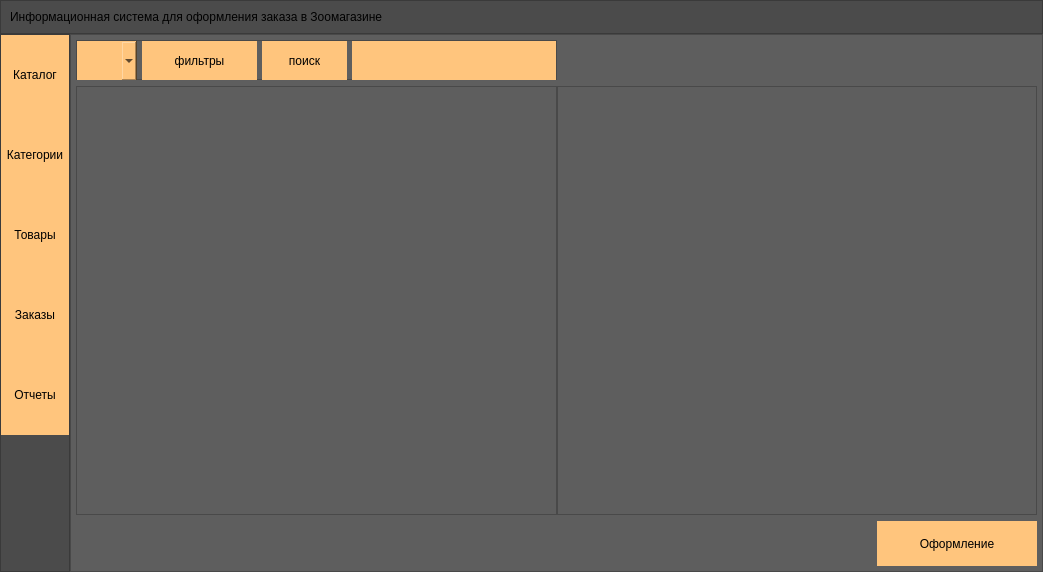
<?xml version="1.0" encoding="UTF-8"?>
<ui version="4.0">
 <class>MainWindow</class>
 <widget class="QMainWindow" name="MainWindow">
  <property name="geometry">
   <rect>
    <x>0</x>
    <y>0</y>
    <width>1043</width>
    <height>572</height>
   </rect>
  </property>
  <property name="minimumSize">
   <size>
    <width>1000</width>
    <height>500</height>
   </size>
  </property>
  <property name="windowTitle">
   <string>Информационная система для оформления заказа в зоомагазине</string>
  </property>
  <property name="styleSheet">
   <string notr="true">background-color: rgb(94, 94, 94);</string>
  </property>
  <widget class="QWidget" name="centralwidget">
   <layout class="QVBoxLayout" name="verticalLayout">
    <property name="spacing">
     <number>0</number>
    </property>
    <property name="leftMargin">
     <number>0</number>
    </property>
    <property name="topMargin">
     <number>0</number>
    </property>
    <property name="rightMargin">
     <number>0</number>
    </property>
    <property name="bottomMargin">
     <number>0</number>
    </property>
    <item>
     <widget class="QFrame" name="Bar">
      <property name="maximumSize">
       <size>
        <width>16777215</width>
        <height>45</height>
       </size>
      </property>
      <property name="styleSheet">
       <string notr="true">background-color: rgb(75, 75, 75);</string>
      </property>
      <property name="frameShape">
       <enum>QFrame::NoFrame</enum>
      </property>
      <property name="frameShadow">
       <enum>QFrame::Raised</enum>
      </property>
      <layout class="QHBoxLayout" name="horizontalLayout">
       <property name="spacing">
        <number>0</number>
       </property>
       <property name="leftMargin">
        <number>0</number>
       </property>
       <property name="topMargin">
        <number>0</number>
       </property>
       <property name="rightMargin">
        <number>0</number>
       </property>
       <property name="bottomMargin">
        <number>0</number>
       </property>
       <item>
        <widget class="QFrame" name="frame_btn_menu">
         <property name="frameShape">
          <enum>QFrame::StyledPanel</enum>
         </property>
         <property name="frameShadow">
          <enum>QFrame::Raised</enum>
         </property>
         <layout class="QHBoxLayout" name="horizontalLayout_6">
          <item>
           <widget class="QLabel" name="label">
            <property name="styleSheet">
             <string notr="true">font: 87 15pt &quot;Montserrat Black&quot;;</string>
            </property>
            <property name="text">
             <string>Информационная система для оформления заказа в Зоомагазине</string>
            </property>
           </widget>
          </item>
         </layout>
        </widget>
       </item>
      </layout>
     </widget>
    </item>
    <item>
     <widget class="QFrame" name="Content">
      <property name="frameShape">
       <enum>QFrame::NoFrame</enum>
      </property>
      <property name="frameShadow">
       <enum>QFrame::Raised</enum>
      </property>
      <layout class="QHBoxLayout" name="horizontalLayout_2">
       <property name="spacing">
        <number>0</number>
       </property>
       <property name="leftMargin">
        <number>0</number>
       </property>
       <property name="topMargin">
        <number>0</number>
       </property>
       <property name="rightMargin">
        <number>0</number>
       </property>
       <property name="bottomMargin">
        <number>0</number>
       </property>
       <item>
        <widget class="QFrame" name="frame_left_menu">
         <property name="minimumSize">
          <size>
           <width>70</width>
           <height>0</height>
          </size>
         </property>
         <property name="maximumSize">
          <size>
           <width>70</width>
           <height>16777215</height>
          </size>
         </property>
         <property name="styleSheet">
          <string notr="true">background-color: rgb(75, 75, 75);</string>
         </property>
         <property name="frameShape">
          <enum>QFrame::StyledPanel</enum>
         </property>
         <property name="frameShadow">
          <enum>QFrame::Raised</enum>
         </property>
         <layout class="QVBoxLayout" name="verticalLayout_3">
          <property name="spacing">
           <number>0</number>
          </property>
          <property name="leftMargin">
           <number>0</number>
          </property>
          <property name="topMargin">
           <number>0</number>
          </property>
          <property name="rightMargin">
           <number>0</number>
          </property>
          <property name="bottomMargin">
           <number>0</number>
          </property>
          <item>
           <widget class="QFrame" name="frame_for_btn">
            <property name="frameShape">
             <enum>QFrame::NoFrame</enum>
            </property>
            <property name="frameShadow">
             <enum>QFrame::Raised</enum>
            </property>
            <layout class="QVBoxLayout" name="verticalLayout_4">
             <property name="spacing">
              <number>0</number>
             </property>
             <property name="leftMargin">
              <number>0</number>
             </property>
             <property name="topMargin">
              <number>0</number>
             </property>
             <property name="rightMargin">
              <number>0</number>
             </property>
             <property name="bottomMargin">
              <number>0</number>
             </property>
             <item>
              <widget class="QPushButton" name="catalog">
               <property name="minimumSize">
                <size>
                 <width>0</width>
                 <height>80</height>
                </size>
               </property>
               <property name="styleSheet">
                <string notr="true">QPushButton {
	font: 87 17pt &quot;Montserrat Black&quot;;
	background-color: rgb(255, 197, 125);
	border: 0px solid;	
}

QPushButton:hover {
	background-color: rgb(195, 150, 95);
}</string>
               </property>
               <property name="text">
                <string>Каталог</string>
               </property>
              </widget>
             </item>
             <item>
              <widget class="QPushButton" name="categories">
               <property name="minimumSize">
                <size>
                 <width>0</width>
                 <height>80</height>
                </size>
               </property>
               <property name="maximumSize">
                <size>
                 <width>16777215</width>
                 <height>16777215</height>
                </size>
               </property>
               <property name="styleSheet">
                <string notr="true">QPushButton {
	font: 87 17pt &quot;Montserrat Black&quot;;
	background-color: rgb(255, 197, 125);
	border: 0px solid;	
}

QPushButton:hover {
	background-color: rgb(195, 150, 95);
}</string>
               </property>
               <property name="text">
                <string>Категории</string>
               </property>
              </widget>
             </item>
             <item>
              <widget class="QPushButton" name="products">
               <property name="minimumSize">
                <size>
                 <width>0</width>
                 <height>80</height>
                </size>
               </property>
               <property name="styleSheet">
                <string notr="true">QPushButton {
	font: 87 17pt &quot;Montserrat Black&quot;;
	background-color: rgb(255, 197, 125);
	border: 0px solid;	
}

QPushButton:hover {
	background-color: rgb(195, 150, 95);
}</string>
               </property>
               <property name="text">
                <string>Товары</string>
               </property>
              </widget>
             </item>
             <item>
              <widget class="QPushButton" name="orders">
               <property name="minimumSize">
                <size>
                 <width>0</width>
                 <height>80</height>
                </size>
               </property>
               <property name="styleSheet">
                <string notr="true">QPushButton {
	font: 87 17pt &quot;Montserrat Black&quot;;
	background-color: rgb(255, 197, 125);
	border: 0px solid;	
}

QPushButton:hover {
	background-color: rgb(195, 150, 95);
}</string>
               </property>
               <property name="text">
                <string>Заказы</string>
               </property>
              </widget>
             </item>
             <item>
              <widget class="QPushButton" name="reports">
               <property name="minimumSize">
                <size>
                 <width>0</width>
                 <height>80</height>
                </size>
               </property>
               <property name="styleSheet">
                <string notr="true">QPushButton {
	font: 87 17pt &quot;Montserrat Black&quot;;
	background-color: rgb(255, 197, 125);
	border: 0px solid;	
}

QPushButton:hover {
	background-color: rgb(195, 150, 95);
}</string>
               </property>
               <property name="text">
                <string>Отчеты</string>
               </property>
              </widget>
             </item>
             <item>
              <spacer name="verticalSpacer">
               <property name="orientation">
                <enum>Qt::Vertical</enum>
               </property>
               <property name="sizeHint" stdset="0">
                <size>
                 <width>20</width>
                 <height>40</height>
                </size>
               </property>
              </spacer>
             </item>
            </layout>
           </widget>
          </item>
         </layout>
        </widget>
       </item>
       <item>
        <widget class="QFrame" name="frame_object">
         <property name="frameShape">
          <enum>QFrame::StyledPanel</enum>
         </property>
         <property name="frameShadow">
          <enum>QFrame::Raised</enum>
         </property>
         <layout class="QVBoxLayout" name="verticalLayout_8">
          <property name="spacing">
           <number>0</number>
          </property>
          <property name="leftMargin">
           <number>0</number>
          </property>
          <property name="topMargin">
           <number>0</number>
          </property>
          <property name="rightMargin">
           <number>0</number>
          </property>
          <property name="bottomMargin">
           <number>0</number>
          </property>
          <item>
           <layout class="QVBoxLayout" name="verticalLayout_6">
            <property name="spacing">
             <number>6</number>
            </property>
           </layout>
          </item>
          <item>
           <widget class="QStackedWidget" name="Widget_pages">
            <widget class="QWidget" name="page_catalog">
             <layout class="QHBoxLayout" name="horizontalLayout_3">
              <property name="spacing">
               <number>0</number>
              </property>
              <property name="leftMargin">
               <number>0</number>
              </property>
              <property name="topMargin">
               <number>0</number>
              </property>
              <property name="rightMargin">
               <number>0</number>
              </property>
              <property name="bottomMargin">
               <number>0</number>
              </property>
              <item>
               <layout class="QGridLayout" name="gridLayout_2">
                <property name="leftMargin">
                 <number>5</number>
                </property>
                <property name="topMargin">
                 <number>5</number>
                </property>
                <property name="rightMargin">
                 <number>5</number>
                </property>
                <property name="bottomMargin">
                 <number>5</number>
                </property>
                <property name="horizontalSpacing">
                 <number>0</number>
                </property>
                <property name="verticalSpacing">
                 <number>6</number>
                </property>
                <item row="0" column="1">
                 <spacer name="horizontalSpacer">
                  <property name="orientation">
                   <enum>Qt::Horizontal</enum>
                  </property>
                  <property name="sizeHint" stdset="0">
                   <size>
                    <width>40</width>
                    <height>20</height>
                   </size>
                  </property>
                 </spacer>
                </item>
                <item row="0" column="0">
                 <widget class="QFrame" name="frame">
                  <property name="minimumSize">
                   <size>
                    <width>0</width>
                    <height>40</height>
                   </size>
                  </property>
                  <property name="maximumSize">
                   <size>
                    <width>16777215</width>
                    <height>40</height>
                   </size>
                  </property>
                  <property name="frameShape">
                   <enum>QFrame::StyledPanel</enum>
                  </property>
                  <property name="frameShadow">
                   <enum>QFrame::Raised</enum>
                  </property>
                  <layout class="QHBoxLayout" name="horizontalLayout_5">
                   <property name="spacing">
                    <number>5</number>
                   </property>
                   <property name="leftMargin">
                    <number>0</number>
                   </property>
                   <property name="topMargin">
                    <number>0</number>
                   </property>
                   <property name="rightMargin">
                    <number>0</number>
                   </property>
                   <property name="bottomMargin">
                    <number>0</number>
                   </property>
                   <item>
                    <widget class="QComboBox" name="comboBox_categories">
                     <property name="minimumSize">
                      <size>
                       <width>0</width>
                       <height>40</height>
                      </size>
                     </property>
                     <property name="autoFillBackground">
                      <bool>false</bool>
                     </property>
                     <property name="styleSheet">
                      <string notr="true">font: 87 13pt &quot;Montserrat Black&quot;;
background-color: rgb(255, 197, 125);
border: 0px solid;	
</string>
                     </property>
                    </widget>
                   </item>
                   <item>
                    <widget class="QPushButton" name="filters">
                     <property name="minimumSize">
                      <size>
                       <width>115</width>
                       <height>40</height>
                      </size>
                     </property>
                     <property name="maximumSize">
                      <size>
                       <width>0</width>
                       <height>16777215</height>
                      </size>
                     </property>
                     <property name="styleSheet">
                      <string notr="true">QPushButton {
	font: 87 15pt &quot;Montserrat Black&quot;;
	background-color: rgb(255, 197, 125);
	border: 0px solid;	
}

QPushButton:hover {
	background-color: rgb(195, 150, 95);
}</string>
                     </property>
                     <property name="text">
                      <string>фильтры</string>
                     </property>
                    </widget>
                   </item>
                   <item>
                    <widget class="QPushButton" name="search">
                     <property name="minimumSize">
                      <size>
                       <width>85</width>
                       <height>40</height>
                      </size>
                     </property>
                     <property name="styleSheet">
                      <string notr="true">QPushButton {
	font: 87 15pt &quot;Montserrat Black&quot;;
	background-color: rgb(255, 197, 125);
	border: 0px solid;	
}

QPushButton:hover {
	background-color: rgb(195, 150, 95);
}</string>
                     </property>
                     <property name="text">
                      <string>поиск</string>
                     </property>
                    </widget>
                   </item>
                   <item>
                    <widget class="QLineEdit" name="lineEdit_search">
                     <property name="minimumSize">
                      <size>
                       <width>0</width>
                       <height>40</height>
                      </size>
                     </property>
                     <property name="styleSheet">
                      <string notr="true">font: 87 13pt &quot;Montserrat Black&quot;;
background-color: rgb(255, 197, 125);
border: 0px solid;	</string>
                     </property>
                    </widget>
                   </item>
                  </layout>
                 </widget>
                </item>
                <item row="1" column="0">
                 <widget class="QListView" name="list_products">
                  <property name="styleSheet">
                   <string notr="true">font: 87 13pt &quot;Montserrat Black&quot;;
</string>
                  </property>
                 </widget>
                </item>
                <item row="1" column="1">
                 <widget class="QListView" name="list_orders">
                  <property name="styleSheet">
                   <string notr="true">font: 87 13pt &quot;Montserrat Black&quot;;
</string>
                  </property>
                 </widget>
                </item>
                <item row="2" column="0">
                 <spacer name="horizontalSpacer_2">
                  <property name="orientation">
                   <enum>Qt::Horizontal</enum>
                  </property>
                  <property name="sizeHint" stdset="0">
                   <size>
                    <width>40</width>
                    <height>45</height>
                   </size>
                  </property>
                 </spacer>
                </item>
                <item row="2" column="1" alignment="Qt::AlignRight">
                 <widget class="QPushButton" name="registration">
                  <property name="minimumSize">
                   <size>
                    <width>160</width>
                    <height>0</height>
                   </size>
                  </property>
                  <property name="maximumSize">
                   <size>
                    <width>0</width>
                    <height>45</height>
                   </size>
                  </property>
                  <property name="styleSheet">
                   <string notr="true">QPushButton {
	font: 87 15pt &quot;Montserrat Black&quot;;
	background-color: rgb(255, 197, 125);
	border: 0px solid;	
}

QPushButton:hover {
	background-color: rgb(195, 150, 95);
}</string>
                  </property>
                  <property name="text">
                   <string>Оформление</string>
                  </property>
                  <property name="autoDefault">
                   <bool>false</bool>
                  </property>
                  <property name="default">
                   <bool>false</bool>
                  </property>
                  <property name="flat">
                   <bool>false</bool>
                  </property>
                 </widget>
                </item>
               </layout>
              </item>
             </layout>
            </widget>
            <widget class="QWidget" name="page_categories">
             <layout class="QHBoxLayout" name="horizontalLayout_4">
              <property name="leftMargin">
               <number>5</number>
              </property>
              <property name="topMargin">
               <number>5</number>
              </property>
              <property name="rightMargin">
               <number>5</number>
              </property>
              <property name="bottomMargin">
               <number>5</number>
              </property>
              <item>
               <layout class="QGridLayout" name="gridLayout_3">
                <property name="leftMargin">
                 <number>0</number>
                </property>
                <property name="topMargin">
                 <number>0</number>
                </property>
                <property name="rightMargin">
                 <number>0</number>
                </property>
                <property name="bottomMargin">
                 <number>0</number>
                </property>
                <property name="spacing">
                 <number>0</number>
                </property>
                <item row="1" column="0">
                 <widget class="QListView" name="list_categories">
                  <property name="styleSheet">
                   <string notr="true">font: 87 13pt &quot;Montserrat Black&quot;;
</string>
                  </property>
                 </widget>
                </item>
                <item row="0" column="0">
                 <layout class="QHBoxLayout" name="horizontalLayout_7">
                  <property name="sizeConstraint">
                   <enum>QLayout::SetDefaultConstraint</enum>
                  </property>
                  <property name="leftMargin">
                   <number>5</number>
                  </property>
                  <property name="topMargin">
                   <number>0</number>
                  </property>
                  <property name="rightMargin">
                   <number>0</number>
                  </property>
                  <property name="bottomMargin">
                   <number>5</number>
                  </property>
                  <item>
                   <spacer name="horizontalSpacer_3">
                    <property name="orientation">
                     <enum>Qt::Horizontal</enum>
                    </property>
                    <property name="sizeHint" stdset="0">
                     <size>
                      <width>40</width>
                      <height>20</height>
                     </size>
                    </property>
                   </spacer>
                  </item>
                  <item alignment="Qt::AlignRight">
                   <widget class="QPushButton" name="add_categories">
                    <property name="minimumSize">
                     <size>
                      <width>40</width>
                      <height>40</height>
                     </size>
                    </property>
                    <property name="styleSheet">
                     <string notr="true">QPushButton {
	font: 87 15pt &quot;Montserrat Black&quot;;
	background-color: rgb(255, 197, 125);
	border: 0px solid;	
}

QPushButton:hover {
	background-color: rgb(195, 150, 95);
}</string>
                    </property>
                    <property name="text">
                     <string>+</string>
                    </property>
                   </widget>
                  </item>
                 </layout>
                </item>
               </layout>
              </item>
             </layout>
            </widget>
           </widget>
          </item>
         </layout>
        </widget>
       </item>
      </layout>
     </widget>
    </item>
   </layout>
  </widget>
 </widget>
 <resources/>
 <connections/>
</ui>
